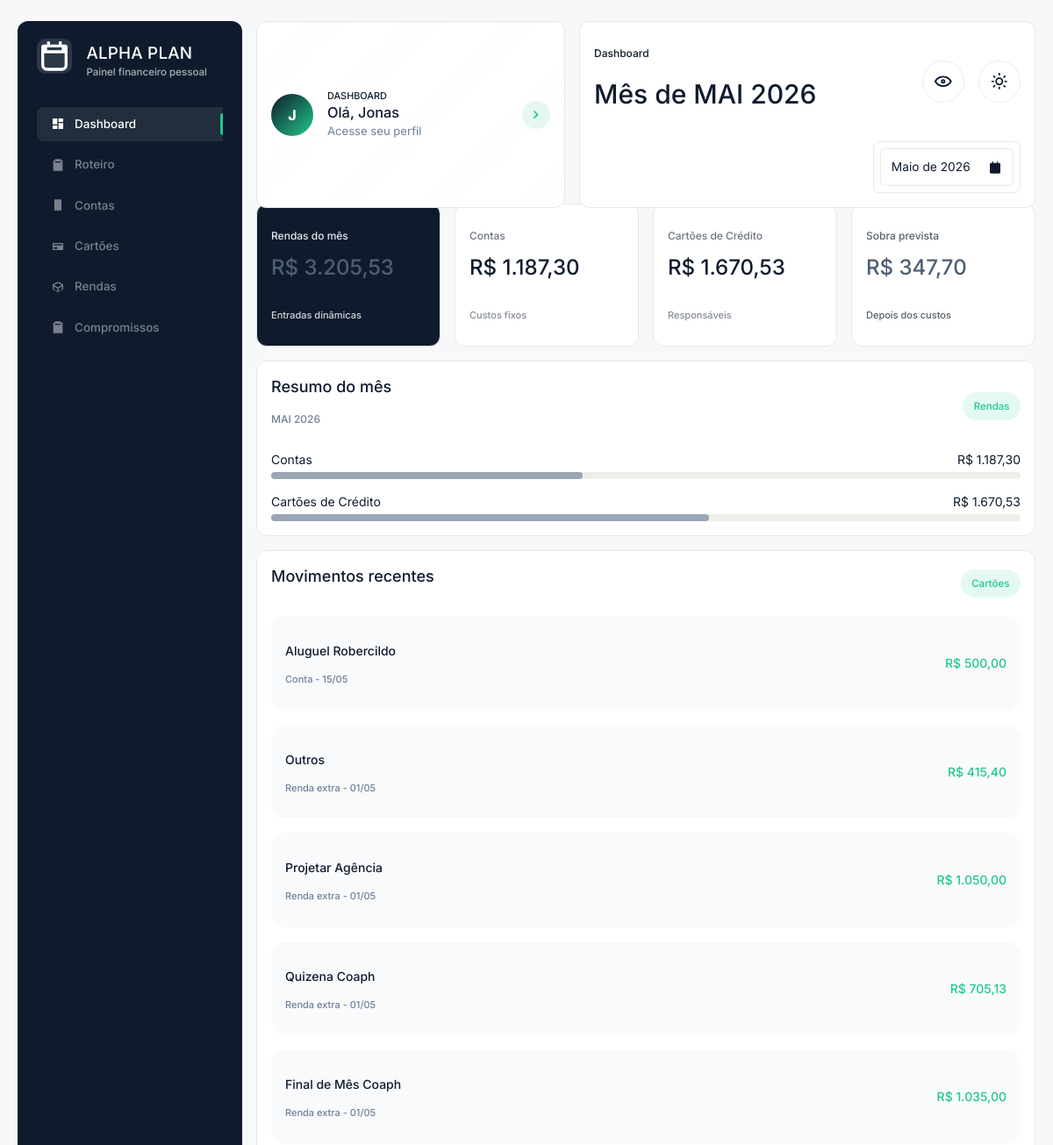
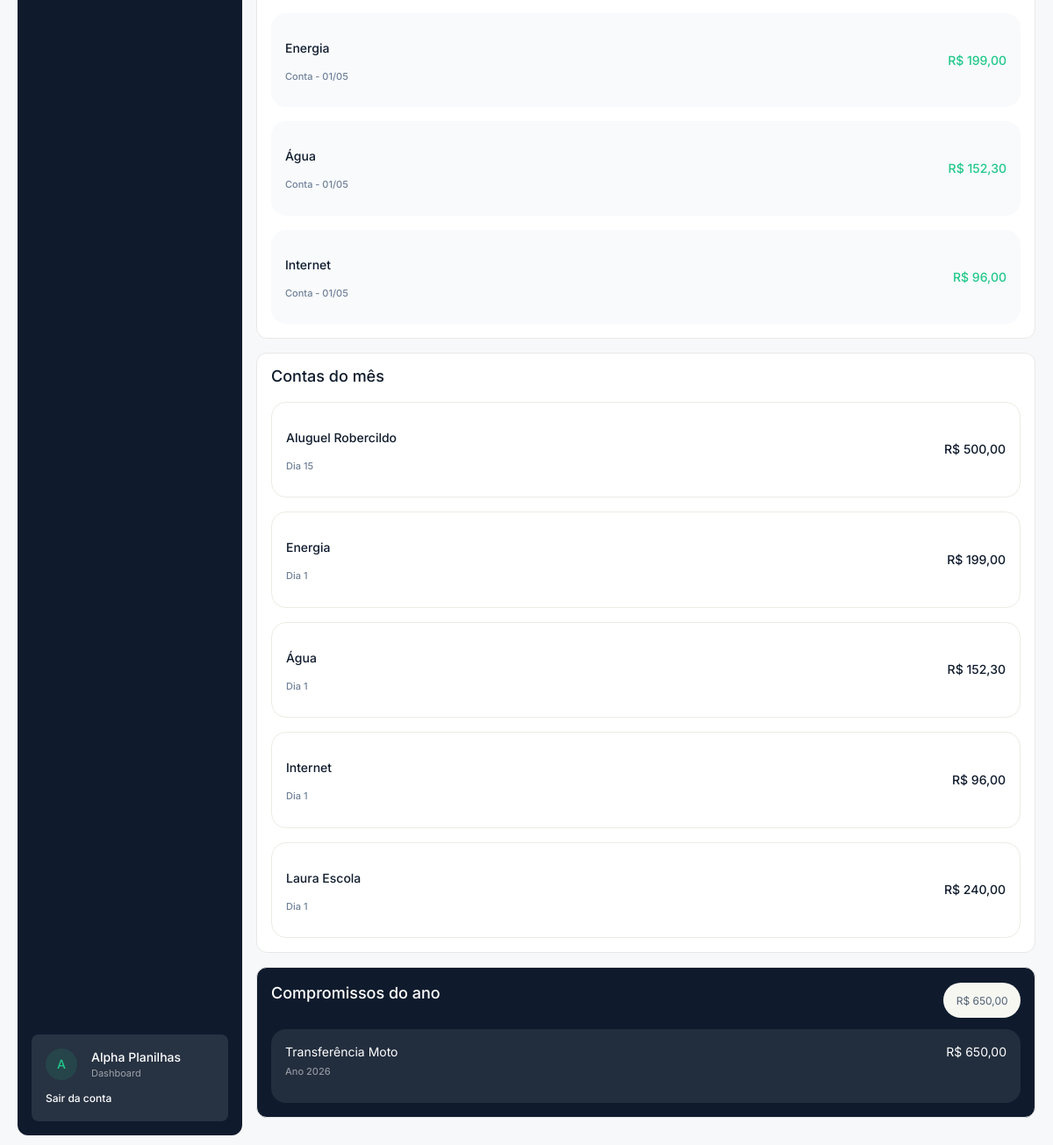
The page / (signed in) on the database its author committed (2 pictures, top to bottom).
### tables this page shows
CREATE TABLE `users` (
  `id` bigint(20) UNSIGNED NOT NULL,
  `name` varchar(120) NOT NULL,
  `email` varchar(160) NOT NULL,
  `password_hash` varchar(255) NOT NULL,
  `monthly_income` decimal(12,2) NOT NULL DEFAULT 0.00,
  `nickname` varchar(80) DEFAULT NULL,
  `age` tinyint(3) UNSIGNED DEFAULT NULL,
  `avatar_path` varchar(255) DEFAULT NULL,
  `currency` varchar(8) NOT NULL DEFAULT 'BRL',
  `theme_color` varchar(16) NOT NULL DEFAULT '#4f46e5',
  `created_at` timestamp NOT NULL DEFAULT current_timestamp()
);

CREATE TABLE `monthly_bills` (
  `id` bigint(20) UNSIGNED NOT NULL,
  `user_id` bigint(20) UNSIGNED NOT NULL,
  `sort_order` int(10) UNSIGNED NOT NULL DEFAULT 0,
  `reference_month` char(7) NOT NULL,
  `category_id` bigint(20) UNSIGNED DEFAULT NULL,
  `title` varchar(160) NOT NULL,
  `amount` decimal(12,2) NOT NULL,
  `due_day` tinyint(3) UNSIGNED NOT NULL DEFAULT 1,
  `payment_month_offset` tinyint(4) NOT NULL DEFAULT 0,
  `active` tinyint(1) NOT NULL DEFAULT 1,
  `auto_create` tinyint(1) NOT NULL DEFAULT 1,
  `created_at` timestamp NOT NULL DEFAULT current_timestamp()
);

CREATE TABLE `income_sources` (
  `id` bigint(20) UNSIGNED NOT NULL,
  `user_id` bigint(20) UNSIGNED NOT NULL,
  `sort_order` int(10) UNSIGNED NOT NULL DEFAULT 0,
  `reference_month` char(7) NOT NULL,
  `title` varchar(140) NOT NULL,
  `amount` decimal(12,2) NOT NULL,
  `income_type` varchar(40) NOT NULL DEFAULT 'other',
  `received_date` date DEFAULT NULL,
  `status` varchar(20) NOT NULL DEFAULT 'pending',
  `created_at` timestamp NOT NULL DEFAULT current_timestamp()
);

CREATE TABLE `commitments` (
  `id` bigint(20) UNSIGNED NOT NULL,
  `user_id` bigint(20) UNSIGNED NOT NULL,
  `sort_order` int(10) UNSIGNED NOT NULL DEFAULT 0,
  `title` varchar(160) NOT NULL,
  `description` text DEFAULT NULL,
  `amount` decimal(12,2) NOT NULL,
  `start_year` smallint(5) UNSIGNED NOT NULL,
  `start_month` tinyint(3) UNSIGNED NOT NULL,
  `duration_months` smallint(5) UNSIGNED NOT NULL DEFAULT 1,
  `status` enum('active','done') NOT NULL DEFAULT 'active',
  `created_at` timestamp NOT NULL DEFAULT current_timestamp()
);

### app/Views/dashboard/index.php (the view, shortened to what the rows shown need)
<?php $pageTitle = 'Dashboard'; ?>
<section class="dashboard-home grid gap-4 xl:grid-cols-[1fr_21rem]">
    <div class="space-y-4">
        <section class="app-panel">
            <div class="mb-4 flex items-center justify-between">
                <div>
                    <h2 class="text-lg font-black">Resumo do mês</h2>
                </div>
            </div>
        </section>
        <section class="app-panel">
            <div class="mb-4 flex items-center justify-between">
                <h2 class="text-lg font-black">Movimentos recentes</h2>
            </div>
            <div class="space-y-2">
                <?php foreach ($dashboard['latest'] as $transaction): ?>
                    <div class="flex items-center justify-between rounded-[1.05rem] bg-[#f7f7f2] p-3">
                        <div class="min-w-0">
                            <p class="truncate text-sm font-black"><?= e($transaction['title']) ?></p>
                            <p class="text-[11px] font-bold text-[#77798a]"><?= e($transaction['category'] ?? 'Sem categoria') ?> - <?= date('d/m', strtotime($transaction['due_date'])) ?></p>
                        </div>
                        <p class="shrink-0 text-sm font-black <?= $transaction['type'] === 'income' ? 'text-emerald-600' : 'text-[#24589b]' ?>">
                            <?= money_br($transaction['amount']) ?>
                        </p>
                    </div>
                <?php endforeach; ?>
            </div>
        </section>
    </div>
    <aside class="space-y-4">
        <section class="app-panel">
            <h2 class="text-lg font-black">Contas do mês</h2>
            <div class="mt-3 space-y-2">
                <?php foreach ($dashboard['bills'] as $bill): ?>
                    <div class="flex items-center justify-between rounded-[1.05rem] border border-[#ecece4] bg-white p-3">
                        <div>
                            <p class="text-sm font-black"><?= e($bill['title']) ?></p>
                            <p class="text-[11px] font-bold text-[#77798a]">Dia <?= (int) $bill['due_day'] ?></p>
                        </div>
                        <p class="text-sm font-black"><?= money_br($bill['amount']) ?></p>
                    </div>
                <?php endforeach; ?>
            </div>
        </section>
        <section class="app-panel app-themed-panel">
            <div class="flex items-center justify-between gap-3">
                <h2 class="text-lg font-black">Compromissos do ano</h2>
            </div>
            <div class="mt-3 space-y-3">
                <?php foreach ($dashboard['commitments'] as $commitment): ?>
                    <div class="rounded-[1.05rem] bg-white/8 p-3">
                        <div class="flex justify-between gap-2 text-sm font-bold">
                            <span><?= e($commitment['title']) ?></span>
                            <span><?= money_br($commitment['amount']) ?></span>
                        </div>
                        <p class="mt-1 text-[11px] font-bold text-white/50">Ano <?= (int) $commitment['start_year'] ?></p>
                    </div>
                <?php endforeach; ?>
            </div>
        </section>
    </aside>
</section>

### app/Views/layout.php (shortened to what the rows shown need)
<?php
$currentMonth = $month ?? date('Y-m');
$monthQuery = '?month=' . urlencode($currentMonth);
$themes = [
    '#066ab5' => [
        'primary' => '#0f1b2d',
        'accent' => '#22c88a',
        'accent_2' => '#ffffff',
        'dark' => '#0b1424',
        'ink' => '#0f1b2d',
        'muted' => '#708098',
        'soft' => '#ffffff',
        'line' => '#e8e8e8',
        'shell' => '#f7f8fa',
        'surface' => '#ffffff',
        'panel' => '#ffffff',
        'input' => '#f7f8fa',
        'sidebar' => '#0f1b2d',
        'primary_rgb' => '15, 27, 45',
        'accent_rgb' => '34, 200, 138',
    ],
    '#1a3a2a' => [
        'primary' => '#1a3a2a',
        'accent' => '#4caf7d',
        'accent_2' => '#ffffff',
        'dark' => '#10251b',
        'ink' => '#0f1b2d',
        'muted' => '#708098',
        'soft' => '#ffffff',
        'line' => '#e8e8e8',
        'shell' => '#f7f8fa',
        'surface' => '#ffffff',
        'panel' => '#ffffff',
        'input' => '#f7f8fa',
        'sidebar' => '#1a3a2a',
        'primary_rgb' => '26, 58, 42',
        'accent_rgb' => '76, 175, 125',
    ],
    '#0d1f3c' => [
        'primary' => '#0d1f3c',
        'accent' => '#00bcd4',
        'accent_2' => '#ffffff',
        'dark' => '#08162d',
        'ink' => '#0f1b2d',
        'muted' => '#708098',
        'soft' => '#ffffff',
        'line' => '#e8e8e8',
        'shell' => '#f7f8fa',
        'surface' => '#ffffff',
        'panel' => '#ffffff',
        'input' => '#f7f8fa',
        'sidebar' => '#0d1f3c',
        'primary_rgb' => '13, 31, 60',
        'accent_rgb' => '0, 188, 212',
    ],
    '#1e1040' => [
        'primary' => '#1e1040',
        'accent' => '#a78bfa',
        'accent_2' => '#ffffff',
        'dark' => '#150b2e',
        'ink' => '#0f1b2d',
        'muted' => '#708098',
        'soft' => '#ffffff',
        'line' => '#e8e8e8',
        'shell' => '#f7f8fa',
        'surface' => '#ffffff',
        'panel' => '#ffffff',
        'input' => '#f7f8fa',
        'sidebar' => '#1e1040',
        'primary_rgb' => '30, 16, 64',
        'accent_rgb' => '167, 139, 250',
    ],
];
$themeColor = strtolower($user['theme_color'] ?? '#066ab5');
$theme = $themes[$themeColor];
$cssVersion = @filemtime(__DIR__ . '/../../public/assets/css/app.css') ?: time();
$themeStyle = "--app-blue: {$theme['primary']}; --app-blue-2: {$theme['primary']}; --app-dark: {$theme['dark']}; --app-accent: {$theme['accent']}; --app-accent-2: {$theme['accent_2']}; --app-ink: {$theme['ink']}; --app-muted: {$theme['muted']}; --app-soft: {$theme['soft']}; --app-line: {$theme['line']}; --app-shell-bg: {$theme['shell']}; --app-surface-bg: {$theme['surface']}; --app-panel-bg: {$theme['panel']}; --app-input-bg: {$theme['input']}; --app-sidebar-bg: {$theme['sidebar']}; --app-primary-rgb: {$theme['primary_rgb']}; --app-accent-rgb: {$theme['accent_rgb']};";
$userName = trim((string) ($user['name'] ?? 'Usuário'));
$firstName = strtok($userName !== '' ? $userName : 'Usuário', ' ') ?: 'Usuário';
?>
<!doctype html>
<html lang="pt-BR">
<head>
    <link rel="stylesheet" href="<?= url('/assets/css/app.css?v=' . $cssVersion) ?>">
</head>
<body class="app-shell min-h-screen is-privacy-mode" style="<?= e($themeStyle) ?>">
    <div class="flex min-h-screen w-full gap-5 px-3 py-3 sm:px-5 sm:py-6">
        <main class="app-surface min-w-0 flex-1 px-3 py-4 pb-24 sm:px-5 lg:pb-5">
            <header class="mb-5 px-1">
                <div class="app-topbar">
                    <a href="<?= url('/settings') . $monthQuery ?>" class="app-user-hero">
                        <?php if (!empty($user['avatar_path'])): ?>
                            <img class="app-user-hero-avatar" src="<?= url('/' . $user['avatar_path']) ?>" alt="">
                        <?php else: ?>
                            <span class="app-user-hero-avatar app-avatar-initial"><?= e(substr($userName !== '' ? $userName : 'A', 0, 1)) ?></span>
                        <?php endif; ?>
                        <span class="app-user-hero-copy">
                            <span class="app-user-hero-eyebrow"><?= e($pageTitle ?? 'Controle mensal') ?></span>
                            <strong>Olá, <?= e($firstName) ?></strong>
                            <span>Acesse seu perfil</span>
                        </span>
                        <span class="app-user-hero-arrow" aria-hidden="true">
                            <svg viewBox="0 0 24 24"><path d="M9 6l6 6-6 6"/></svg>
                        </span>
                    </a>
                    <div class="app-topbar-tools">
                        <div class="app-topbar-title">
                            <h1 class="app-page-title text-2xl font-black leading-tight sm:text-3xl">Mês de <?= e(month_label($currentMonth)) ?></h1>
                        </div>
                    </div>
                </div>
            </header>
            <?= $content ?>
        </main>
    </div>
</body>
</html>

### rows shown on the page
users: name "J", name "Jonas"
monthly_bills: title "Aluguel Robercildo", category "Conta", due_date "15/05", amount "R$ 500,00", due_day "15"
income_sources: title "Outros", category "Renda extra", due_date "01/05", amount "R$ 415,40"
income_sources: title "Projetar Agência", category "Renda extra", due_date "01/05", amount "R$ 1.050,00"
income_sources: title "Quizena Coaph", category "Renda extra", due_date "01/05", amount "R$ 705,13"
income_sources: title "Final de Mês Coaph", category "Renda extra", due_date "01/05", amount "R$ 1.035,00"
monthly_bills: title "Energia", category "Conta", due_date "01/05", amount "R$ 199,00", due_day "1"
monthly_bills: title "Água", category "Conta", due_date "01/05", amount "R$ 152,30", due_day "1"
monthly_bills: title "Internet", category "Conta", due_date "01/05", amount "R$ 96,00", due_day "1"
monthly_bills: title "Laura Escola", due_day "1", amount "R$ 240,00"
commitments: title "Transferência Moto", amount "R$ 650,00", start_year "2026"

### other values the page prints
$label "Dashboard"
$label "Roteiro"
$label "Contas"
$label "Cartões"
$label "Rendas"
$label "Compromissos"
$pageTitle "DASHBOARD"
$pageTitle "Dashboard"
$monthNamesLong[$pickerMonth - 1] . ' de ' . $pickerYear "Maio de 2026"
$label "Rendas do mês"
money_br($value) "R$ 3.205,53"
$hint "Entradas dinâmicas"
money_br($value) "R$ 1.187,30"
$hint "Custos fixos"
$label "Cartões de Crédito"
